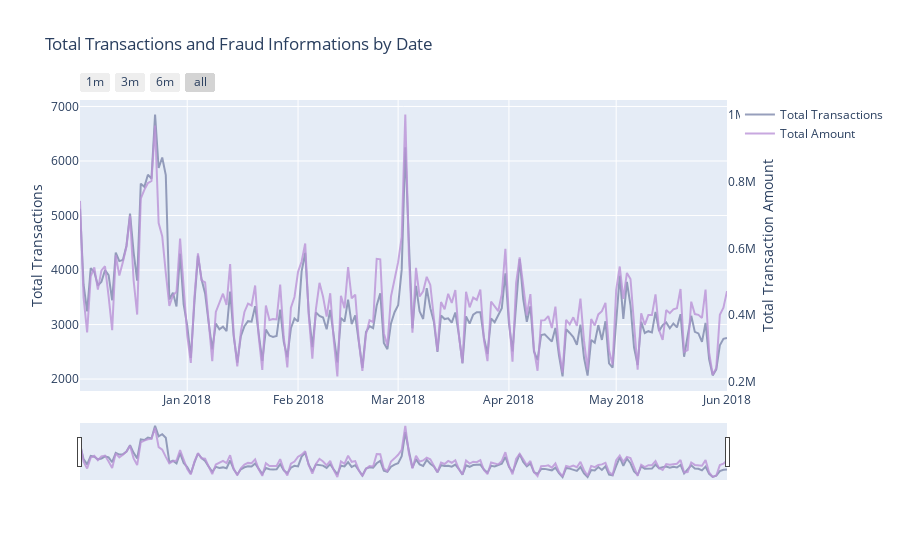

Notebook code cell kept with this figure:
### Markdown cell above
## Transactions and Total Amount by each day

### Code cell
# Calling the function to transform the date column in datetime pandas object

#seting some static color options
color_op = ['#5527A0', '#BB93D7', '#834CF7', '#6C941E', '#93EAEA', '#7425FF', '#F2098A', '#7E87AC', 
            '#EBE36F', '#7FD394', '#49C35D', '#3058EE', '#44FDCF', '#A38F85', '#C4CEE0', '#B63A05', 
            '#4856BF', '#F0DB1B', '#9FDBD9', '#B123AC']


dates_temp = df_trans.groupby(df_trans.Date.dt.date)['TransactionAmt'].count().reset_index()
# renaming the columns to apropriate names

# creating the first trace with the necessary parameters
trace = go.Scatter(x=dates_temp['Date'], y=dates_temp.TransactionAmt,
                    opacity = 0.8, line = dict(color = color_op[7]), name= 'Total Transactions')

# Below we will get the total amount sold
dates_temp_sum = df_trans.groupby(df_trans.Date.dt.date)['TransactionAmt'].sum().reset_index()

# using the new dates_temp_sum we will create the second trace
trace1 = go.Scatter(x=dates_temp_sum.Date, line = dict(color = color_op[1]), name="Total Amount",
                        y=dates_temp_sum['TransactionAmt'], opacity = 0.8, yaxis='y2')

#creating the layout the will allow us to give an title and 
# give us some interesting options to handle with the outputs of graphs
layout = dict(
    title= "Total Transactions and Fraud Informations by Date",
    xaxis=dict(
        rangeselector=dict(
            buttons=list([
                dict(count=1, label='1m', step='month', stepmode='backward'),
                dict(count=3, label='3m', step='month', stepmode='backward'),
                dict(count=6, label='6m', step='month', stepmode='backward'),
                dict(step='all')
            ])
        ),
        rangeslider=dict(visible = True), # 控制最下面的图
        type='date' ),
    yaxis=dict(title='Total Transactions'), # 左侧的y轴
    yaxis2=dict(overlaying='y',             # 右侧的y轴
                anchor='x', side='right',
                zeroline=False, showgrid=False,
                title='Total Transaction Amount')
)

# creating figure with the both traces and layout
fig = dict(data= [trace, trace1,], layout=layout)
# fig = dict(data= [trace,], layout=layout)

#rendering the graphs
iplot(fig) #it's an equivalent to plt.show()

### Figure 1 — Plotly figure (JSON) as saved in the notebook; plotly's stock layout.template omitted (floating-point values rounded to 4 significant figures; data arrays with more than 128 entries replaced by an {"elided": "..."} marker saying what was removed)
{"data": [{"line": {"color": "#7E87AC"}, "name": "Total Transactions", "opacity": 0.8, "type": "scatter", "x": {"elided": "182 str values"}, "y": {"elided": "182 int values"}}, {"line": {"color": "#BB93D7"}, "name": "Total Amount", "opacity": 0.8, "type": "scatter", "x": {"elided": "182 str values"}, "y": {"elided": "182 float values"}, "yaxis": "y2"}], "layout": {"title": {"text": "Total Transactions and Fraud Informations by Date"}, "xaxis": {"rangeselector": {"buttons": [{"count": 1, "label": "1m", "step": "month", "stepmode": "backward"}, {"count": 3, "label": "3m", "step": "month", "stepmode": "backward"}, {"count": 6, "label": "6m", "step": "month", "stepmode": "backward"}, {"step": "all"}]}, "rangeslider": {"visible": true}, "type": "date"}, "yaxis": {"title": {"text": "Total Transactions"}}, "yaxis2": {"anchor": "x", "overlaying": "y", "showgrid": false, "side": "right", "title": {"text": "Total Transaction Amount"}, "zeroline": false}}}
